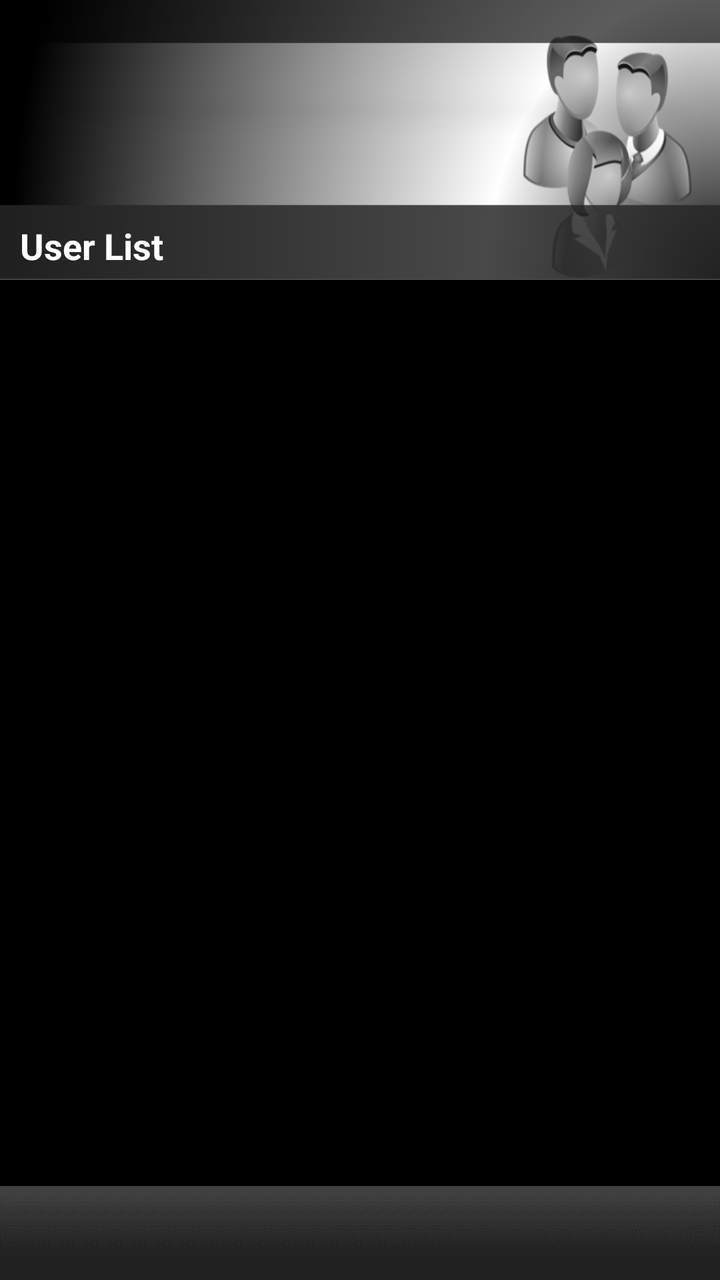
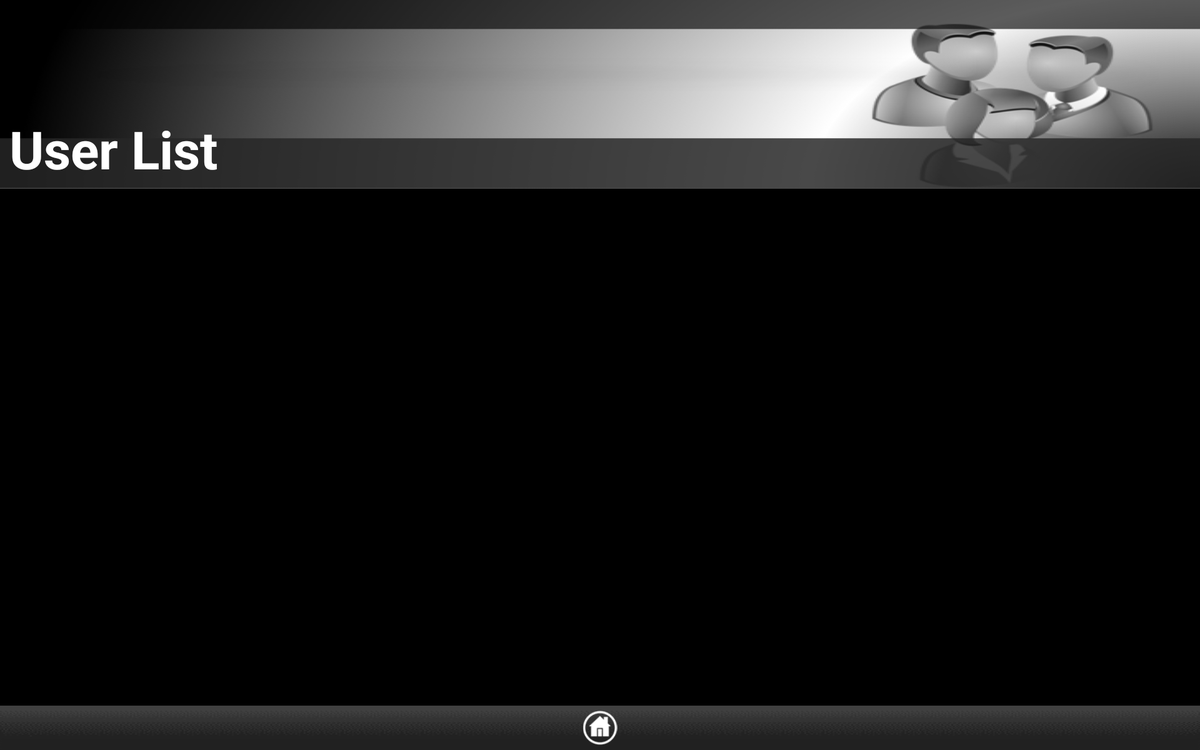

First picture: res/layout/ on a phone held upright. Second picture: the repository's own variant of that layout, on a device whose configuration matches the variant's folder. Source for both follows.
<!-- AndroidManifest.xml: application theme AppTheme -->
<!-- res/layout/activity_user_list.xml -->
<?xml version="1.0" encoding="utf-8"?>
<LinearLayout xmlns:android="http://schemas.android.com/apk/res/android"
    android:layout_width="match_parent"
    android:layout_height="match_parent"
    android:background="#000000"
    android:orientation="vertical" >

    <RelativeLayout
        android:layout_width="match_parent"
        android:layout_height="140dp"
        android:background="@drawable/user_background" >
        	
                <TextView
            android:id="@+id/Project_title"
            android:layout_width="wrap_content"
            android:layout_height="wrap_content"
            android:layout_alignParentBottom="true"
            android:layout_alignParentLeft="true"
            android:paddingBottom="5dp"
            android:paddingLeft="10dp"
            android:paddingTop="10dp"
            android:text="User List"
            android:textColor="#FFFFFF"
            android:textSize="18sp"
            android:textStyle="bold" />

            

    </RelativeLayout>

    <ListView
        android:id="@+id/userList"
        android:layout_width="fill_parent"
        android:layout_height="306dp"
        android:layout_gravity="center"
        android:layout_marginBottom="10dp"
        android:layout_weight="0.38"
        android:paddingBottom="10dp"
        android:paddingLeft="0dp"
        android:paddingRight="0dp" 
        android:divider="#4C4C4C"
        android:dividerHeight="6px">
    </ListView>

    <RelativeLayout
        android:layout_width="match_parent"
        android:layout_height="47dp"
        android:background="@drawable/footer_bar" >
    </RelativeLayout>

</LinearLayout>
<!-- resources referenced by this layout -->
<resources>
  <!-- drawable footer_bar: png bitmap (drawable-mdpi, 1567 bytes) -->
  <!-- drawable user_background: png bitmap (drawable-mdpi, 46565 bytes) -->
  <style name="AppTheme" parent="AppBaseTheme">
          
      </style>
  <style name="AppBaseTheme" parent="android:Theme.Light">
          
      </style>
</resources>
<!-- res/layout-sw720dp/activity_user_list.xml (the author's variant of the layout above) -->
<!-- drawn on a large tablet held sideways -->
<?xml version="1.0" encoding="utf-8"?>
<LinearLayout xmlns:android="http://schemas.android.com/apk/res/android"
    android:layout_width="match_parent"
    android:layout_height="match_parent"
    android:background="#000000"
    android:orientation="vertical" >

    <RelativeLayout
        android:layout_width="match_parent"
        android:layout_height="140dp"
        android:layout_weight="0.10"
        android:background="@drawable/user_background" >
        	
            <TextView
            android:id="@+id/Project_title"
            android:layout_width="wrap_content"
            android:layout_height="wrap_content"
            android:layout_alignParentBottom="true"
            android:layout_alignParentLeft="true"
            android:paddingBottom="5dp"
            android:paddingLeft="10dp"
            android:paddingTop="10dp"
            android:text="User List"
            android:textColor="#FFFFFF"
            android:textSize="56sp"
            android:textStyle="bold" />

            

    </RelativeLayout>

    <ListView
        android:id="@+id/userList"
        android:layout_width="fill_parent"
        android:layout_height="306dp"
        android:layout_gravity="center"
        android:layout_marginBottom="10dp"
        android:layout_weight="0.38"
        android:paddingBottom="10dp"
        android:paddingLeft="0dp"
        android:paddingRight="0dp" 
        android:divider="#4C4C4C"
        android:dividerHeight="6px">
    </ListView>

    <RelativeLayout
        android:layout_width="match_parent"
        android:layout_height="47dp"
        android:background="@drawable/footer_bar" >
            <ImageView
            android:id="@+id/home"
            android:layout_width="wrap_content"
            android:layout_height="wrap_content"
            android:layout_alignParentTop="true"
            android:layout_centerHorizontal="true"
            android:src="@drawable/homeicon"
            android:onClick="onClickHomeButton"
            android:paddingBottom="5dp"
            android:paddingLeft="10dp"
            android:paddingRight="10dp"
            android:paddingTop="5dp" />
    </RelativeLayout>

</LinearLayout>
<!-- resources referenced by the variant -->
<!-- as a large tablet held sideways resolves them -->
<resources>
  <!-- drawable footer_bar: png bitmap (drawable-mdpi, 1567 bytes) -->
  <!-- drawable homeicon: png bitmap (drawable-mdpi, 4721 bytes) -->
  <!-- drawable user_background: png bitmap (drawable-mdpi, 46565 bytes) -->
  <style name="AppTheme" parent="AppBaseTheme">
          
      </style>
  <style name="AppBaseTheme" parent="android:Theme.Light">
          
      </style>
</resources>
